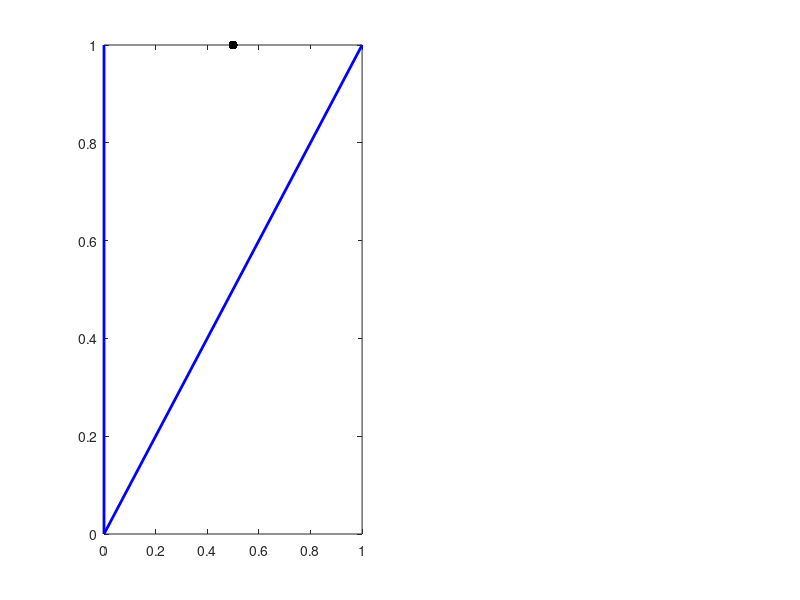

This figure's MATLAB source: (Note: this script raises an error after producing the figure.)
clear all
clf

projV=@(x,A)A*inv(A'*A)*A'*x;
V1=[0 1]';
V2=[1 1]';

% Alternating projections.
x=[0.5 1]';
subplot(121)
plot([0 V1(1)],[0 V1(2)],'-b','LineWidth',2);hold on
plot([0 V2(1)],[0 V2(2)],'-b','LineWidth',2);
plot(x(1),x(2),'.k','MarkerSize',20);
for i=1:5
  xV1=projV(x,V1);
  h=arrow(x,xV1,'Length',5);
  set(h,'LineStyle',':','EdgeColor','r','FaceColor','r');
  text(xV1(1),xV1(2),['P_{V_1}(x)'])
  x=projV(xV1,V2);
  h=arrow(xV1,x,'Length',5);
  text(x(1),x(2),['P_{V_2}(P_{V_1}(x))'])
  plot(x(1),x(2),'.k','MarkerSize',20);
end
axis([0 1 0 1]);box on;axis equal;axis tight
title('Alternating projections');

% Average Alternating Reflections/DR.
x=[0.5 1]';
subplot(122)
plot([0 V1(1)],[-1 V1(2)],'-b','LineWidth',2);hold on
plot([-1 V2(1)],[-1 V2(2)],'-b','LineWidth',2);
plot(x(1),x(2),'.k','MarkerSize',20);
for i=1:5
  xV1=2*projV(x,V1)-x;
  h=arrow(x,xV1,'Length',5);
  set(h,'LineStyle',':','EdgeColor','r','FaceColor','r');
  text(xV1(1),xV1(2),['R_{V_1}(x)'])
  xV2=2*projV(xV1,V2)-xV1;
  h=arrow(xV1,xV2,'Length',5);
  set(h,'LineStyle',':','EdgeColor','r','FaceColor','r');
  text(xV2(1),xV2(2),['R_{V_2}(R_{V_1}(x))'])
  x=(xV2+x)/2;
  arrow(xV2,x,'Length',5);
  text(x(1),x(2),['(R_{V_2}(R_{V_1}(x))+x)/2'])
  plot(x(1),x(2),'.k','MarkerSize',20);
end
axis([-1 1 -1 1]);box on;axis equal;axis tight
title('Average Alternating Reflections/DR');
